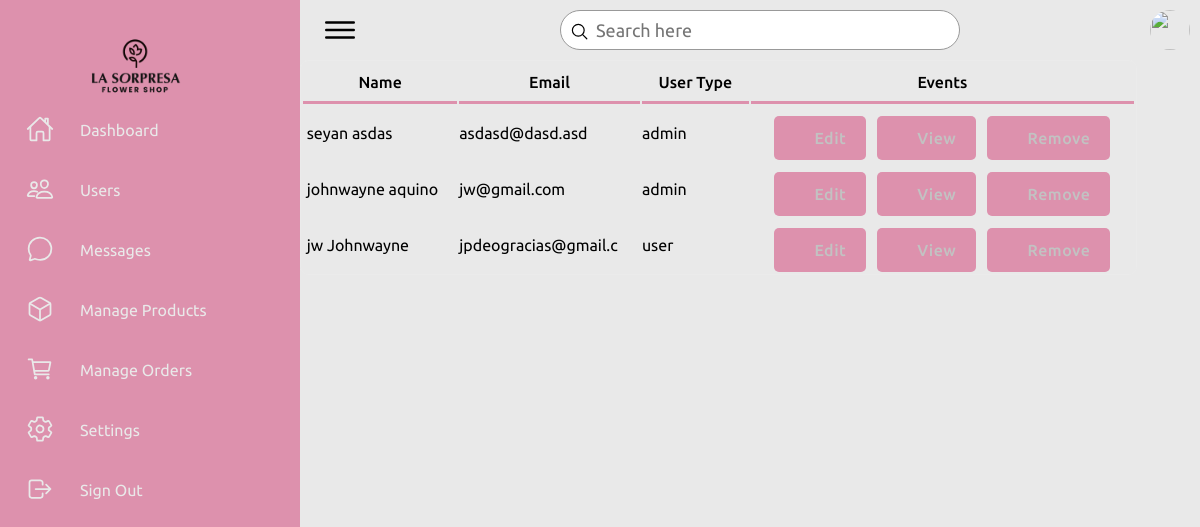
The page /admin/users.php (signed in) on the database its author committed.
### tables this page shows
CREATE TABLE `users` (
  `id` int(100) NOT NULL,
  `name` varchar(100) NOT NULL,
  `email` varchar(100) NOT NULL,
  `username` varchar(100) NOT NULL,
  `contact` varchar(100) NOT NULL,
  `password` varchar(255) NOT NULL,
  `user_type` enum('admin','user') NOT NULL
);

### admin/users.php (the view, shortened to what this page needs)
<?php
include '../config.php';
$sql = "SELECT * FROM users";
?>
<!DOCTYPE html>
<html lang="en">
<head>
    <link rel="stylesheet" href="../css/style.css">
    <link rel="stylesheet" href="https://cdnjs.cloudflare.com/ajax/libs/animate.css/4.1.1/animate.min.css"/>
    <link rel="stylesheet" href="https://cdnjs.cloudflare.com/ajax/libs/font-awesome/6.5.2/css/all.min.css">
    <link rel="stylesheet" href="../css/animations.css">
    <link rel="stylesheet" href="../css/admin1.css">
    <link rel="stylesheet" href="../css/admin2.css">
</head>
<body>
    <div class="container">
        <div class="navigation">
            <ul>
                <li>
                    <a href="#">
                        <div class="logo-container">
                            <img src="../images/logo.png" alt="Logo" class="logo" />
                        </div>
                        <span class="title"></span>
                    </a>
                </li>
                <li>
                    <a href="dashboard.php">
                        <span class="icon">
                            <ion-icon name="home-outline"></ion-icon>
                        </span>
                        <span class="title">Dashboard</span>
                    </a>
                </li>
                <li>
                    <a href="#">
                        <span class="icon">
                            <ion-icon name="people-outline"></ion-icon>
                        </span>
                        <span class="title">Users</span>
                    </a>
                </li>
                <li>
                    <a href="#">
                        <span class="icon">
                            <ion-icon name="chatbubble-outline"></ion-icon>
                        </span>
                        <span class="title">Messages</span>
                    </a>
                </li>
                <li>
                    <a href="#">
                        <span class="icon">
                            <ion-icon name="cube-outline"></ion-icon>
                        </span>
                        <span class="title">Manage Products</span>
                    </a>
                </li>
                <li>
                    <a href="#">
                        <span class="icon">
                            <ion-icon name="cart-outline"></ion-icon>
                        </span>
                        <span class="title">Manage Orders</span>
                    </a>
                </li>
                <li>
                    <a href="#">
                        <span class="icon">
                            <ion-icon name="settings-outline"></ion-icon>
                        </span>
                        <span class="title">Settings</span>
                    </a>
                </li>
                <li>
                    <a href="../index.php">
                        <span class="icon">
                            <ion-icon name="log-out-outline"></ion-icon>
                        </span>
                        <span class="title">Sign Out</span>
                    </a>
                </li>
            </ul>
        </div>
        <div class="main">
            <div class="topbar">
                <div class="toggle">
                    <ion-icon name="menu-outline"></ion-icon>
                </div>
                <div class="search">
                    <label>
                        <input type="text" placeholder="Search here">
                        <ion-icon name="search-outline"></ion-icon>
                    </label>
                </div>
                <div class="user">
                    <img src="assets/imgs/customer01.jpg" alt="">
                </div>
            </div>
            <tr>
                <td colspan="4">
                    <div class="abc scroll">
                        <table width="93%" class="sub-table scrolldown" border="0">
                            <thead>
                                <tr>
                                    <th class="table-headin">
                                        Name
                                    </th>
                                    <th class="table-headin">
                                        Email
                                    </th>
                                    <th class="table-headin">
                                        User Type
                                    </th>
                                    <th class="table-headin">
                                        Events
                                    </th>
                            </thead>
                            <tbody>
                                <?php
                                $result = mysqli_query($conn, $sql);
                                if ($result->num_rows == 0) {
                                    echo '<tr>
                                    <td colspan="4">
                                    <br><br><br><br>
                                    <center>
                                    <br>
                                    <p class="heading-main12" style="margin-left: 45px;font-size:20px;color:rgb(49, 49, 49)">We  couldnt find anything related to your keywords !</p>
                                    <a class="non-style-link" href="users.php"><button  class="login-btn btn-primary-soft btn"  style="display: flex;justify-content: center;align-items: center;margin-left:20px;">&nbsp;  &nbsp;</font></button>
                                    </a>
                                    </center>
                                    <br><br><br><br>
                                    </td>
                                    </tr>';
                                } else {
                                    for ($x = 0; $x < $result->num_rows; $x++) {
                                        $row = $result->fetch_assoc();
                                        $id = $row["id"];
                                        $name = $row["name"];
                                        $email = $row["email"];
                                        $user_type = $row["user_type"];
                                        echo '<tr>
                                        <td> &nbsp;' .
                                            substr($name, 0, 30)
                                            . '</td>
                                        <td>
                                        ' . substr($email, 0, 20) . '
                                        </td>
                                        <td>
                                            ' . substr($user_type, 0, 20) . '
                                        </td>
                                        <td>
                                        <div style="display:flex;justify-content: center;">
                                        <a href="?action=edit&id=' . $id . '&error=0" class="non-style-link"><button  class="btn-primary-soft btn button-icon btn-edit"  style="padding-left: 40px;padding-top: 12px;padding-bottom: 12px;margin-top: 10px;"><font class="tn-in-text">Edit</font></button></a>
                                        &nbsp;&nbsp;&nbsp;
                                        <a href="?action=view&id=' . $id . '" class="non-style-link"><button  class="btn-primary-soft btn button-icon btn-view"  style="padding-left: 40px;padding-top: 12px;padding-bottom: 12px;margin-top: 10px;"><font class="tn-in-text">View</font></button></a>
                                       &nbsp;&nbsp;&nbsp;
                                       <a href="?action=drop&id=' . $id . '&name=' . $name . '" class="non-style-link"><button  class="btn-primary-soft btn button-icon btn-delete"  style="padding-left: 40px;padding-top: 12px;padding-bottom: 12px;margin-top: 10px;"><font class="tn-in-text">Remove</font></button></a>
                                        </div>
                                        </td>
                                    </tr>';
                                    }
                                }
                                ?>
                            </tbody>
                        </table>
                    </div>
                </td>
            </tr>
        </div>
    </div>
</body>
</html>

### css/style.css (style rules this page uses)
* { font-family: "Ubuntu", sans-serif; margin: 0; padding: 0; box-sizing: border-box; }
:root { --blue: #dd91ad; --white: #e9e9e9; --gray: #f5f5f5; --black1: #222; --black2: #999; }
body { min-height: 100vh; overflow-x: hidden; }
.container { position: relative; width: 100%; }
.navigation { position: fixed; width: 300px; height: 100%; background: var(--blue); border-left: 10px solid var(--blue); transition: 0.5s; overflow: hidden; }
.navigation ul { position: absolute; top: 0; left: 0; width: 100%; }
.logo-container { position: absolute; top: 20px; left: 50%; transform: translateX(-70%); z-index: 10; }
.logo { width: 100px; }
.navigation ul li { position: relative; width: 100%; list-style: none; border-top-left-radius: 30px; border-bottom-left-radius: 30px; }
.navigation ul li:nth-child(1) { margin-bottom: 40px; pointer-events: none; }
.navigation ul li a { position: relative; display: block; width: 100%; display: flex; text-decoration: none; color: var(--white); }
.navigation ul li a .icon { position: relative; display: block; min-width: 60px; height: 60px; line-height: 75px; text-align: center; }
.navigation ul li a .icon ion-icon { font-size: 1.75rem; }
.navigation ul li a .title { position: relative; display: block; padding: 0 10px; height: 60px; line-height: 60px; text-align: start; white-space: nowrap; }
.main { position: absolute; width: calc(100% - 300px); left: 300px; min-height: 100vh; background: var(--white); transition: 0.5s; }
.topbar { width: 100%; height: 60px; display: flex; justify-content: space-between; align-items: center; padding: 0 10px; }
.toggle { position: relative; width: 60px; height: 60px; display: flex; justify-content: center; align-items: center; font-size: 2.5rem; cursor: pointer; }
.search { position: relative; width: 400px; margin: 0 10px; }
.search label { position: relative; width: 100%; }
.search label input { width: 100%; height: 40px; border-radius: 40px; padding: 5px 20px; padding-left: 35px; font-size: 18px; outline: none; border: 1px solid var(--black2); }
.search label ion-icon { position: absolute; top: 0; left: 10px; font-size: 1.2rem; }
.user { position: relative; width: 40px; height: 40px; border-radius: 50%; overflow: hidden; cursor: pointer; }
.user img { position: absolute; top: 0; left: 0; width: 100%; height: 100%; object-fit: cover; }

### css/admin1.css (style rules this page uses)
.container { display: flex; flex-wrap: wrap; height: 100vh; }

### css/admin2.css (style rules this page uses)
:root { --primarycolor: #dd91ad; --primarycolorhover: #dd91ad; --btnice:#D8EBFA; --btnnicetext:#1b62b3; }
body { margin: 0; padding: 0; border-spacing: 0; font-family: 'Inter', sans-serif; }
.btn { cursor: pointer; padding: 8px 20px; outline: none; text-decoration: none; font-size: 15px; letter-spacing: 0.5px; transition: all 0.3s; border-radius: 5px; font-family: 'Inter', sans-serif; }
.btn-primary-soft { background-color: #dd91ad ; color: #c2c2c2; font-weight: 500; font-size: 16px; border: none; }
.non-style-link:link, .non-style-link:visited, .non-style-link:hover, .non-style-link:active { text-decoration: none; color: rgb(43, 43, 43); }
.sub-table { border: 1px solid #ebebeb; border-radius: 8px; }
.table-headin { font-size: 16px; font-weight: 500; padding: 10px; border-bottom: 3px solid var(--primarycolor); }
.abc { width: 100%; height: 550px; overflow: auto; }
.button-icon { background-position: 10px 50%; background-repeat: no-repeat; transition: 0.5s; padding: 8px 20px 8px 40px; }
.btn-edit { background-image: url('../img/icons/edit-iceblue.svg'); }
.btn-view { background-image: url('../img/icons/view-iceblue.svg'); }
.btn-delete { background-image: url('../img/icons/delete-iceblue.svg'); }

### admin/users.php (style rules this page uses)
.sub-table { animation: transitionIn-Y-bottom 0.5s; }

### rows shown on the page
users: name "seyan asdas", email "asdasd@dasd.asd", user_type "admin"
users: name "johnwayne aquino", email "jw@gmail.com", user_type "admin"
users: name "jw Johnwayne", email "jpdeogracias@gmail.c", user_type "user"
